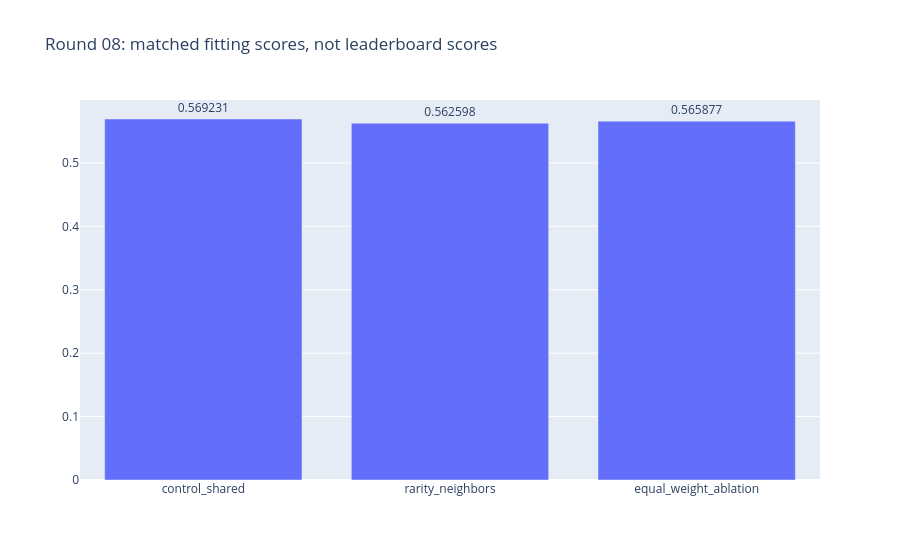

Write notebook code for a chart like this one.
### Markdown cell above
## 1 · Overall matched comparison

### Code cell
f=go.Figure(go.Bar(x=arms,y=[result['arms'][a]['weighted_recall_at_20'] for a in arms],text=[f"{result['arms'][a]['weighted_recall_at_20']:.6f}" for a in arms],textposition='outside'));f.update_layout(title='Round 08: matched fitting scores, not leaderboard scores');emit(f)

### Figure 1 — Plotly figure (JSON) as saved in the notebook; plotly's stock layout.template omitted (floating-point values rounded to 4 significant figures)
{"data": [{"text": ["0.569231", "0.562598", "0.565877"], "textposition": "outside", "type": "bar", "x": ["control_shared", "rarity_neighbors", "equal_weight_ablation"], "y": [0.5692, 0.5626, 0.5659]}], "layout": {"title": {"text": "Round 08: matched fitting scores, not leaderboard scores"}}}
